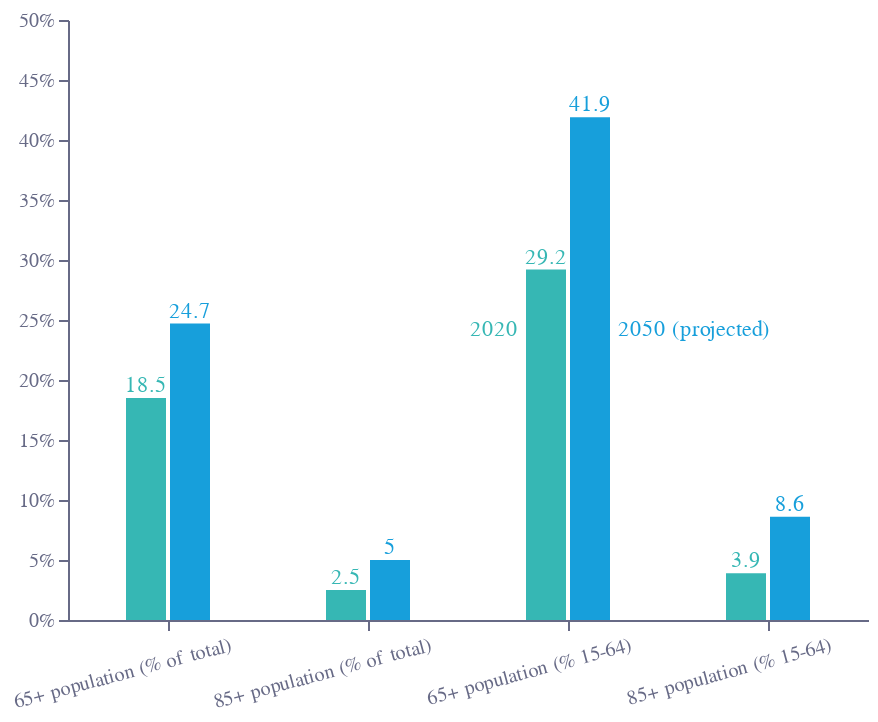

Here is the notebook cell this chart was saved with:
### Code cell
base = (
    alt.Chart(f2)
    .encode(
        x=alt.X(
            "cat:N",
            sort=[],
            axis=alt.Axis(
                grid=False,
                titleAlign="center",
                titleAnchor="middle",
                title="",
                titleY=-15,
                titleX=207,
                labelColor=colors["eco-gray"],
                titleColor=colors["eco-gray"],
                tickColor=colors["eco-gray"],
                domainColor=colors["eco-gray"],
                tickCount=10,
                orient="bottom",
                labelAngle=-15,
                labelOffset=30,
            ),
        ),
        y=alt.Y(
            "y:Q",
            sort=[],
            axis=alt.Axis(
                grid=False,
                title="",
                titleX=-5,
                titleY=-5,
                titleBaseline="bottom",
                titleAngle=0,
                format=".0%",
                titleAlign="left",
                labelColor=colors["eco-gray"],
                titleColor=colors["eco-gray"],
                tickColor=colors["eco-gray"],
                domainColor=colors["eco-gray"],
            ),
            scale=alt.Scale(domain=[0, 0.5]),
        ),
    )
    .transform_calculate(y="datum.perc/100")
)
bar1 = (
    base.mark_bar(width=20, xOffset=-11, color=colors["eco-turquiose"])
    .encode()
    .transform_filter("datum.timeframe==2020")
)
bar2 = (
    base.mark_bar(width=20, xOffset=11, color=colors["eco-light-blue"])
    .encode()
    .transform_filter("datum.timeframe=='2050 (projected)'")
)
text1 = bar1.mark_text(
    color=colors["eco-turquiose"], align="center", xOffset=-11, yOffset=-6
).encode(text="perc:Q")
text2 = bar2.mark_text(
    color=colors["eco-light-blue"], align="center", xOffset=11, yOffset=-6
).encode(text="perc:Q")
text1a = (
    text1.mark_text(
        color=colors["eco-turquiose"], align="right", xOffset=-25, yOffset=30
    )
    .encode(text="t:N")
    .transform_calculate(t="2020")
    .transform_filter("datum.cat=='65+ population (% 15-64)'")
)
text1b = (
    text1.mark_text(
        color=colors["eco-light-blue"], align="left", xOffset=25, yOffset=30
    )
    .encode(text="t:N")
    .transform_calculate(t="'2050 (projected)'")
    .transform_filter("datum.cat=='65+ population (% 15-64)'")
)
layer1 = (
    ((bar1 + bar2 + text1 + text2 + text1a + text1b).properties(height=300, width=400))
    .configure_view(stroke=None)
    .properties(title="")
)
layer1.save("visualisation/" + f + ".json")
layer1.save("visualisation/" + f + ".png")
open("README.md", "a").write(readme)
layer1

### Figure 1 — Vega-Lite specification as saved in the notebook (floating-point values rounded to 4 significant figures)
{"config": {"view": {"continuousWidth": 400, "continuousHeight": 300, "stroke": null}}, "layer": [{"mark": {"type": "bar", "color": "#36B7B4", "width": 20, "xOffset": -11}, "encoding": {"x": {"type": "nominal", "axis": {"domainColor": "#676A86", "grid": false, "labelAngle": -15, "labelColor": "#676A86", "labelOffset": 30, "orient": "bottom", "tickColor": "#676A86", "tickCount": 10, "title": "", "titleAlign": "center", "titleAnchor": "middle", "titleColor": "#676A86", "titleX": 207, "titleY": -15}, "field": "cat", "sort": []}, "y": {"type": "quantitative", "axis": {"domainColor": "#676A86", "format": ".0%", "grid": false, "labelColor": "#676A86", "tickColor": "#676A86", "title": "", "titleAlign": "left", "titleAngle": 0, "titleBaseline": "bottom", "titleColor": "#676A86", "titleX": -5, "titleY": -5}, "field": "y", "scale": {"domain": [0, 0.5]}, "sort": []}}, "transform": [{"calculate": "datum.perc/100", "as": "y"}, {"filter": "datum.timeframe==2020"}]}, {"mark": {"type": "bar", "color": "#179FDB", "width": 20, "xOffset": 11}, "encoding": {"x": {"type": "nominal", "axis": {"domainColor": "#676A86", "grid": false, "labelAngle": -15, "labelColor": "#676A86", "labelOffset": 30, "orient": "bottom", "tickColor": "#676A86", "tickCount": 10, "title": "", "titleAlign": "center", "titleAnchor": "middle", "titleColor": "#676A86", "titleX": 207, "titleY": -15}, "field": "cat", "sort": []}, "y": {"type": "quantitative", "axis": {"domainColor": "#676A86", "format": ".0%", "grid": false, "labelColor": "#676A86", "tickColor": "#676A86", "title": "", "titleAlign": "left", "titleAngle": 0, "titleBaseline": "bottom", "titleColor": "#676A86", "titleX": -5, "titleY": -5}, "field": "y", "scale": {"domain": [0, 0.5]}, "sort": []}}, "transform": [{"calculate": "datum.perc/100", "as": "y"}, {"filter": "datum.timeframe=='2050 (projected)'"}]}, {"mark": {"type": "text", "align": "center", "color": "#36B7B4", "xOffset": -11, "yOffset": -6}, "encoding": {"text": {"type": "quantitative", "field": "perc"}, "x": {"type": "nominal", "axis": {"domainColor": "#676A86", "grid": false, "labelAngle": -15, "labelColor": "#676A86", "labelOffset": 30, "orient": "bottom", "tickColor": "#676A86", "tickCount": 10, "title": "", "titleAlign": "center", "titleAnchor": "middle", "titleColor": "#676A86", "titleX": 207, "titleY": -15}, "field": "cat", "sort": []}, "y": {"type": "quantitative", "axis": {"domainColor": "#676A86", "format": ".0%", "grid": false, "labelColor": "#676A86", "tickColor": "#676A86", "title": "", "titleAlign": "left", "titleAngle": 0, "titleBaseline": "bottom", "titleColor": "#676A86", "titleX": -5, "titleY": -5}, "field": "y", "scale": {"domain": [0, 0.5]}, "sort": []}}, "transform": [{"calculate": "datum.perc/100", "as": "y"}, {"filter": "datum.timeframe==2020"}]}, {"mark": {"type": "text", "align": "center", "color": "#179FDB", "xOffset": 11, "yOffset": -6}, "encoding": {"text": {"type": "quantitative", "field": "perc"}, "x": {"type": "nominal", "axis": {"domainColor": "#676A86", "grid": false, "labelAngle": -15, "labelColor": "#676A86", "labelOffset": 30, "orient": "bottom", "tickColor": "#676A86", "tickCount": 10, "title": "", "titleAlign": "center", "titleAnchor": "middle", "titleColor": "#676A86", "titleX": 207, "titleY": -15}, "field": "cat", "sort": []}, "y": {"type": "quantitative", "axis": {"domainColor": "#676A86", "format": ".0%", "grid": false, "labelColor": "#676A86", "tickColor": "#676A86", "title": "", "titleAlign": "left", "titleAngle": 0, "titleBaseline": "bottom", "titleColor": "#676A86", "titleX": -5, "titleY": -5}, "field": "y", "scale": {"domain": [0, 0.5]}, "sort": []}}, "transform": [{"calculate": "datum.perc/100", "as": "y"}, {"filter": "datum.timeframe=='2050 (projected)'"}]}, {"mark": {"type": "text", "align": "right", "color": "#36B7B4", "xOffset": -25, "yOffset": 30}, "encoding": {"text": {"type": "nominal", "field": "t"}, "x": {"type": "nominal", "axis": {"domainColor": "#676A86", "grid": false, "labelAngle": -15, "labelColor": "#676A86", "labelOffset": 30, "orient": "bottom", "tickColor": "#676A86", "tickCount": 10, "title": "", "titleAlign": "center", "titleAnchor": "middle", "titleColor": "#676A86", "titleX": 207, "titleY": -15}, "field": "cat", "sort": []}, "y": {"type": "quantitative", "axis": {"domainColor": "#676A86", "format": ".0%", "grid": false, "labelColor": "#676A86", "tickColor": "#676A86", "title": "", "titleAlign": "left", "titleAngle": 0, "titleBaseline": "bottom", "titleColor": "#676A86", "titleX": -5, "titleY": -5}, "field": "y", "scale": {"domain": [0, 0.5]}, "sort": []}}, "transform": [{"calculate": "datum.perc/100", "as": "y"}, {"filter": "datum.timeframe==2020"}, {"calculate": "2020", "as": "t"}, {"filter": "datum.cat=='65+ population (% 15-64)'"}]}, {"mark": {"type": "text", "align": "left", "color": "#179FDB", "xOffset": 25, "yOffset": 30}, "encoding": {"text": {"type": "nominal", "field": "t"}, "x": {"type": "nominal", "axis": {"domainColor": "#676A86", "grid": false, "labelAngle": -15, "labelColor": "#676A86", "labelOffset": 30, "orient": "bottom", "tickColor": "#676A86", "tickCount": 10, "title": "", "titleAlign": "center", "titleAnchor": "middle", "titleColor": "#676A86", "titleX": 207, "titleY": -15}, "field": "cat", "sort": []}, "y": {"type": "quantitative", "axis": {"domainColor": "#676A86", "format": ".0%", "grid": false, "labelColor": "#676A86", "tickColor": "#676A86", "title": "", "titleAlign": "left", "titleAngle": 0, "titleBaseline": "bottom", "titleColor": "#676A86", "titleX": -5, "titleY": -5}, "field": "y", "scale": {"domain": [0, 0.5]}, "sort": []}}, "transform": [{"calculate": "datum.perc/100", "as": "y"}, {"filter": "datum.timeframe==2020"}, {"calculate": "'2050 (projected)'", "as": "t"}, {"filter": "datum.cat=='65+ population (% 15-64)'"}]}], "data": {"name": "data-a1843878776fb5e642d9b6d02c6c2d57"}, "height": 300, "title": "", "width": 400, "$schema": "https://vega.github.io/schema/vega-lite/v4.8.1.json", "datasets": {"data-a1843878776fb5e642d9b6d02c6c2d57": [{"cat": "65+ population (% of total)", "timeframe": "2020", "perc": 18.5}, {"cat": "65+ population (% of total)", "timeframe": "2050 (projected)", "perc": 24.7}, {"cat": "85+ population (% of total)", "timeframe": "2020", "perc": 2.5}, {"cat": "85+ population (% of total)", "timeframe": "2050 (projected)", "perc": 5.0}, {"cat": "65+ population (% 15-64)", "timeframe": "2020", "perc": 29.2}, {"cat": "65+ population (% 15-64)", "timeframe": "2050 (projected)", "perc": 41.9}, {"cat": "85+ population (% 15-64)", "timeframe": "2020", "perc": 3.9}, {"cat": "85+ population (% 15-64)", "timeframe": "2050 (projected)", "perc": 8.6}]}}
